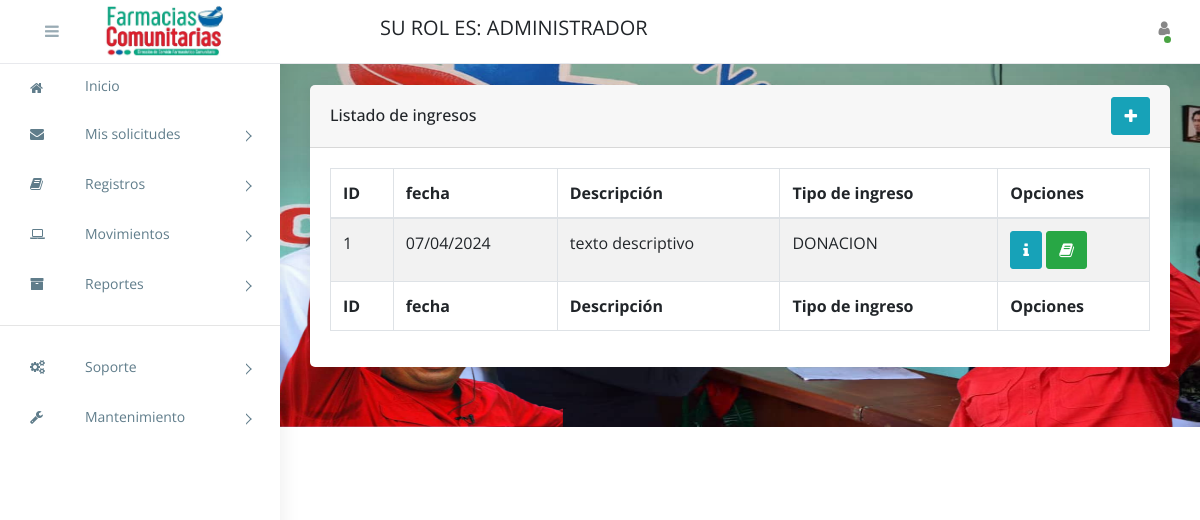
Screenshot of /listado-de-ingresos/ (signed in) with the database file from the repository.
### apps/entidades/models.py (models this page shows, shortened)
class Persona(models.Model):
	class Genero(models.TextChoices):
		MASCULINO = 'MA', 'Masculino'
		FEMENINO = 'FE', 'Femenino'
	class Nacionalidad(models.TextChoices):
		VENEZOLANO = 'V-', 'V-'
		EXTRANJERO = 'E-', 'E-'
		JURIDICO = 'J-', 'J-'
	class CodigoTlf(models.TextChoices):
		C412 = '0412', '0412'
		C414 = '0414', '0414'
		C416 = '0416', '0416'
		C424 = '0424', '0424'
		C426 = '0426', '0426'
	nacionalidad = models.CharField(max_length=2, choices=Nacionalidad.choices, default=Nacionalidad.VENEZOLANO, blank=False, null=False)
	cedula = models.CharField(max_length=8, blank=False, null=False)
	nombres = models.CharField(max_length=50, blank=False, null=False)
	apellidos = models.CharField(max_length=50, blank=False, null=False)
	telefono = models.CharField(max_length=11, blank=True, null=True)
	genero = models.CharField(max_length=2, blank=False, null=False, choices=Genero.choices)
	f_nacimiento = models.DateField(auto_now_add = False, auto_now=False, blank=False, null=False)
	embarazada = models.BooleanField(blank=False, null=False)
	c_residencia = models.FileField(upload_to='constancias_residencias/', blank=True, null=True)
	zona  = models.ForeignKey(Zona, on_delete=models.PROTECT, blank=False, null=False)
	direccion = models.TextField(blank=False, null=False)
	patologia = models.TextField(blank=True, null=True)
	class Meta:
		abstract = True

class Perfil(Persona):
	class Rol(models.TextChoices):
		ADMINISTRADOR = 'AD', 'Administrador'
		ALMACENISTA = 'AL', 'Almacenista'
		AT_CLIENTE = 'AT', 'Atención al Cliente'
		JEFE_COMUNIDAD = 'JC', 'Jefe de Comunidad'
		PACIENTE = 'PA', 'Paciente'
	rol = models.CharField(max_length=2, choices=Rol.choices, default=Rol.PACIENTE)
	usuario = models.OneToOneField(User, on_delete=models.CASCADE, related_name='perfil')
	class Meta:
		verbose_name = 'perfil'
		verbose_name_plural = 'perfiles'
		permissions = [
			('cambiar_password', 'cambiar contraseña a usuarios'),
			('cambiar_estado_usuarios', 'cambiar estado de usuarios'),
			('cambiar_estado_jornada', 'cambiar estatus de jornadas'),
			('cambiar_estado_solicitudes', 'cambiar status de solicitudes'),
			('entregar_solicitud_medicamentos', 'Entregar solicitud de medicamentos'),
			('entregar_jornada_medicamentos', 'Entregar jornada de medicamentos'),
			('ver_inicio', 'Ver inicio'),
			('ver_mis_solicitudes_de_medicamentos', 'Ver mis solicitudes de medicamentos'),
			('ver_mis_jornada_medicamentos', 'Ver mis jornadas de medicamentos'),
			('registrar_mi_solicitud_de_medicamentos', 'Registrar mi solicitud de medicamentos'),
			('registrar_mi_jornada_medicamentos', 'Registrar mi jornada de medicamentos')
		]

### apps/movimientos/models.py (models this page shows, shortened)
class Ingreso(models.Model):
	fecha = models.DateField(auto_now=False, auto_now_add=False)
	descripcion= models.TextField()
	tipo_ingreso = models.ForeignKey(TipoMov, on_delete=models.PROTECT)
	class Meta:
		verbose_name = 'Ingreso'
		verbose_name_plural = 'Ingresos'
		ordering = ['pk']

class TipoMov(models.Model):
	class Operacion(models.TextChoices):
		SUMA = '+', 'Suma'
		RESTA = '-', 'Resta'
	nombre = models.CharField(max_length=50)
	operacion = models.CharField(choices=Operacion.choices, max_length=2)
	class Meta:
		verbose_name = 'Tipo de Movimiento'
		verbose_name_plural = 'Tipos de Movimientos'
		ordering = ['nombre']
	def __str__(self):
		return f'{self.nombre}'

### apps/movimientos/views/ingresos/views.py (the view)
# urls.py: path('listado-de-ingresos/', ListadoIngresos.as_view(), name='listado_ingresos'),
class ListadoIngresos(ValidarUsuario, ListView):
	permission_required = 'movimientos.view_ingreso'
	context_object_name = 'ingresos'
	template_name = 'pages/movimientos/ingresos/listado_ingresos.html'
	model= Ingreso
	ordering = ['-id']
	def get_context_data(self, **kwargs):
		context = super().get_context_data(**kwargs)
		context["sub_title"] = "Listado de ingresos"
		return context

### apps/entidades/mixins.py (called while the page is built)
	def test_func(self):
		return self.request.user.has_perm(self.permission_required)

	def dispatch(self, request, *args, **kwargs):
		if not self.request.user.is_authenticated:
			return redirect('/ingresar/')
		return super().dispatch(request, *args, **kwargs)

### templates/pages/movimientos/ingresos/listado_ingresos.html (shortened to what this page needs)
{% extends 'base/base.html' %}
{% load static %}
{% block extra_css %}
	<link rel="stylesheet" href="{% static 'css/buttons.bootstrap5.min.css' %}">
	<link rel="stylesheet" href="{% static 'css/dataTables.bootstrap5.min.css' %}">
	<link rel="stylesheet" href="{% static 'css/responsive.bootstrap5.min.css' %}">
{% endblock extra_css %}
{% block body %}
<div class="row">
    <div class="col-sm-12">
        <div class="card">
            <div class="card-header d-flex align-items-center justify-content-between">
                <h5 id="page_title">{{ sub_title }}</h5>
                <div class="cart-tools">
                    <a href="{% url 'registrar_ingreso' %}" class="btn btn-icon btn-info" data-bs-toggle="tooltip" title="Registrar anuncio">
                        <i class="fa fa-plus text-white"></i>
                    </a>
                </div>
            </div>
            <div class="card-body">
                <div class="dt-responsive table-responsive">
                    <table id="listado" class="table table-striped table-hover table-bordered nowrap">
                        <thead>
                            <tr>
                                <th>ID</th>
                                <th>fecha</th>
                                <th>Descripción</th>
                                <th>Tipo de ingreso</th>
                                <th>Opciones</th>
                              </tr>
                        </thead>
                        <tbody>
                            {% for ingreso in ingresos %}
                                <tr>
                                    <td>{{ ingreso.pk }}</td>
                                    <td>{{ ingreso.fecha|date:'d/m/Y' }}</td>
                                    <td>{{ ingreso.descripcion }}</td>
                                    <td>{{ ingreso.tipo_ingreso }}</td>
                                    <td>
                                        <a href="{% url 'detalle_ingreso' ingreso.pk %}" rel="detail" class="btn btn-info" data-bs-toggle="tooltip" data-bs-placement="top" title="Detalle de ingreso">
                                            <i class="fa fa-info"></i>
                                        </a>
                                        <a href="{% url 'det_ingreso' ingreso.pk %}" target="_blank" class="btn btn-success" data-bs-toggle="tooltip" data-bs-placement="top" title="Ver reporte">
                                            <i class="fa fa-book"></i>
                                        </a>
                                    </td>
                                </tr>
                            {% endfor %}
                        </tbody>
                        <tfoot>
                            <tr>
                                <th>ID</th>
                                <th>fecha</th>
                                <th>Descripción</th>
                                <th>Tipo de ingreso</th>
                                <th>Opciones</th>
                            </tr>
                        </tfoot>
                    </table>
                </div>
            </div>
        </div>
    </div>
</div>
{% endblock body %}

### templates/base/base.html (shortened to what this page needs)
{% load static %}
<!Doctype html>
<html class="no-js" lang="es">
<head>
    <link rel="stylesheet" href="https://cdn.jsdelivr.net/npm/normalize.css@8.0.0/normalize.min.css">
    <link rel="stylesheet" href="https://cdn.jsdelivr.net/npm/bootstrap@4.1.3/dist/css/bootstrap.min.css">
    <link rel="stylesheet" href="https://cdn.jsdelivr.net/npm/font-awesome@4.7.0/css/font-awesome.min.css">
    <link rel="stylesheet" href="https://cdn.jsdelivr.net/gh/lykmapipo/themify-icons@0.1.2/css/themify-icons.css">
    <link rel="stylesheet" href="https://cdn.jsdelivr.net/npm/pixeden-stroke-7-icon@1.2.3/pe-icon-7-stroke/dist/pe-icon-7-stroke.min.css">
    <link rel="stylesheet" href="https://cdnjs.cloudflare.com/ajax/libs/flag-icon-css/3.2.0/css/flag-icon.min.css">
    <link rel="stylesheet" href="{% static 'css/notifier.css' %}">
    <link rel="stylesheet" href="{% static 'css/cs-skin-elastic.css' %}">
    <link rel="stylesheet" href="{% static 'css/style.css' %}">
    {% block extra_css %}
    {% endblock extra_css %}
</head>
<body>
    {% block left_panel %}
    <aside id="left-panel" class="left-panel">
        <nav class="navbar navbar-expand-sm navbar-default">
            <div id="main-menu" class="main-menu">
                <ul class="nav navbar-nav">
                    <li class="dropdown pt-2">
                        <a href="{% url 'vista' %}"><i class="menu-icon fa fa-home"></i>Inicio</a>
                    </li>
                    <li class="menu-item-has-children dropdown">
                        <a href="" class="dropdown-toggle" data-toggle="dropdown" aria-haspopup="true" aria-expanded="false"> <i class="menu-icon fa fa-envelope"></i>Mis solicitudes</a>
                    </li>
                    {% if not request.user.perfil.rol == "PA" and not request.user.perfil.rol == "JC" and not request.user.perfil.rol == "AT" %}
                        <li class="menu-item-has-children dropdown">
                            <a href="" class="dropdown-toggle" data-toggle="dropdown" aria-haspopup="true" aria-expanded="false"> <i class="menu-icon fa fa-book"></i>Registros</a>
                        </li>
                    {% endif %}
                    {% if not request.user.perfil.rol == "PA" and not request.user.perfil.rol == "JC" %}
                        <li class="menu-item-has-children dropdown">
                            <a href="" class="dropdown-toggle" data-toggle="dropdown" aria-haspopup="true" aria-expanded="false"> <i class="menu-icon fa fa-laptop"></i>Movimientos</a>
                         </li>
                    {% endif %}
                        {% if request.user.perfil.rol == "AD" %}
                            <li class="menu-item-has-children dropdown">
                                <a href="#" class="dropdown-toggle" data-toggle="dropdown" aria-haspopup="true" aria-expanded="false"> <i class="menu-icon fa fa-archive"></i>Reportes</a>
                            </li>
                        {% endif %}
                    <hr width="100%">
                    {% if request.user.perfil.rol == "AD" %}
                        <li class="menu-item-has-children dropdown">
                            <a href="" class="dropdown-toggle" data-toggle="dropdown" aria-haspopup="true" aria-expanded="false"> <i class="menu-icon fa fa-cogs"></i>Soporte</a>
                        </li>
                    {% endif %}
                    {% if not request.user.perfil.rol == "PA" and not request.user.perfil.rol == "JC" and not request.user.perfil.rol == "AT" %}
                        <li class="menu-item-has-children dropdown">
                            <a href="" class="dropdown-toggle" data-toggle="dropdown" aria-haspopup="true" aria-expanded="false"> <i class="menu-icon fa fa-wrench"></i>Mantenimiento</a>
                        </li>
                    {% endif %}
                </ul>
            </div>
        </nav>
    </aside>
    {% endblock left_panel %}
    <div id="right-panel" class="right-panel">
        <header id="header" class="header">
            <div class="top-left">
                <div class="navbar-header">
                    {% block a %}
                    <a id="menuToggle" class="menutoggle col"><i class="fa fa-bars"></i></a>
                    <a class="navbar-brand col" href="#"><img src="{% static 'images/logo.jpg' %}"></a>
                    {% endblock a %}
                </div>
            </div>
            <div class="top-right">
                <div class="header-menu d-flex align-items-center justify-content-center">
                    <div class="navbar-brand">
                        <div>SU ROL ES: {{ user.perfil.get_rol_display|upper }}</div>
                    </div>
                    <div class="navbar-brand ml-auto"><div id="reloj"></div></div>
                    {% block right_panel %}
                    <div class="user-area dropdown float-right">
                        <a href="#" class="dropdown-toggle active" data-toggle="dropdown" aria-haspopup="true" aria-expanded="false">
                            <i class="fa fa-user"></i>
                        </a>
                    </div>
                    {% endblock right_panel %}
                </div>
            </div>
        </header>
        <div class="content">
            {% block body %}
            {% endblock %}
        </div>
    </div>
</body>
</html>

### static/css/cs-skin-elastic.css (style rules this page uses)
.fa-plus { color: #28a745; }

### rows the page displays
Ingreso: pk "1", fecha "07/04/2024", descripcion "texto descriptivo", tipo_ingreso "DONACION"

### other values shown
{{ user.perfil.get_rol_display|upper }} "ADMINISTRADOR"
{{ sub_title }} "Listado de ingresos"
